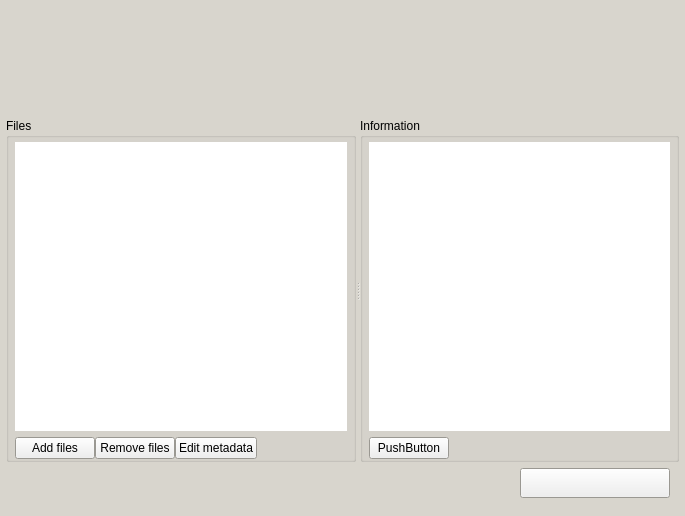
<?xml version="1.0" encoding="UTF-8"?>
<ui version="4.0">
 <class>PiqlIngestMainWindow</class>
 <widget class="QMainWindow" name="PiqlIngestMainWindow">
  <property name="geometry">
   <rect>
    <x>0</x>
    <y>0</y>
    <width>685</width>
    <height>516</height>
   </rect>
  </property>
  <property name="sizePolicy">
   <sizepolicy hsizetype="Preferred" vsizetype="Preferred">
    <horstretch>0</horstretch>
    <verstretch>0</verstretch>
   </sizepolicy>
  </property>
  <property name="palette">
   <palette>
    <active>
     <colorrole role="Base">
      <brush brushstyle="SolidPattern">
       <color alpha="255">
        <red>255</red>
        <green>255</green>
        <blue>255</blue>
       </color>
      </brush>
     </colorrole>
     <colorrole role="Window">
      <brush brushstyle="SolidPattern">
       <color alpha="255">
        <red>216</red>
        <green>213</green>
        <blue>205</blue>
       </color>
      </brush>
     </colorrole>
    </active>
    <inactive>
     <colorrole role="Base">
      <brush brushstyle="SolidPattern">
       <color alpha="255">
        <red>255</red>
        <green>255</green>
        <blue>255</blue>
       </color>
      </brush>
     </colorrole>
     <colorrole role="Window">
      <brush brushstyle="SolidPattern">
       <color alpha="255">
        <red>216</red>
        <green>213</green>
        <blue>205</blue>
       </color>
      </brush>
     </colorrole>
    </inactive>
    <disabled>
     <colorrole role="Base">
      <brush brushstyle="SolidPattern">
       <color alpha="255">
        <red>216</red>
        <green>213</green>
        <blue>205</blue>
       </color>
      </brush>
     </colorrole>
     <colorrole role="Window">
      <brush brushstyle="SolidPattern">
       <color alpha="255">
        <red>216</red>
        <green>213</green>
        <blue>205</blue>
       </color>
      </brush>
     </colorrole>
    </disabled>
   </palette>
  </property>
  <property name="windowTitle">
   <string>-</string>
  </property>
  <property name="windowIcon">
   <iconset resource="../resources.qrc">
    <normaloff>:/images/gui/resources/icon_16x16.png</normaloff>:/images/gui/resources/icon_16x16.png</iconset>
  </property>
  <widget class="QWidget" name="centralwidget">
   <layout class="QVBoxLayout" name="verticalLayout_4">
    <property name="leftMargin">
     <number>0</number>
    </property>
    <property name="topMargin">
     <number>0</number>
    </property>
    <property name="rightMargin">
     <number>0</number>
    </property>
    <property name="bottomMargin">
     <number>0</number>
    </property>
    <item>
     <layout class="QVBoxLayout" name="verticalLayout_3" stretch="0,1">
      <item>
       <layout class="QHBoxLayout" name="horizontalLayout_3">
        <property name="spacing">
         <number>0</number>
        </property>
        <item>
         <widget class="QLabel" name="primaryLogo">
          <property name="sizePolicy">
           <sizepolicy hsizetype="MinimumExpanding" vsizetype="MinimumExpanding">
            <horstretch>0</horstretch>
            <verstretch>0</verstretch>
           </sizepolicy>
          </property>
          <property name="minimumSize">
           <size>
            <width>323</width>
            <height>106</height>
           </size>
          </property>
          <property name="maximumSize">
           <size>
            <width>323</width>
            <height>106</height>
           </size>
          </property>
          <property name="text">
           <string/>
          </property>
          <property name="pixmap">
           <pixmap resource="../resources.qrc">:/images/gui/resources/banner.png</pixmap>
          </property>
          <property name="scaledContents">
           <bool>true</bool>
          </property>
         </widget>
        </item>
        <item>
         <widget class="QLabel" name="secondaryLogo">
          <property name="sizePolicy">
           <sizepolicy hsizetype="MinimumExpanding" vsizetype="MinimumExpanding">
            <horstretch>0</horstretch>
            <verstretch>0</verstretch>
           </sizepolicy>
          </property>
          <property name="minimumSize">
           <size>
            <width>1</width>
            <height>1</height>
           </size>
          </property>
          <property name="maximumSize">
           <size>
            <width>1</width>
            <height>1</height>
           </size>
          </property>
          <property name="text">
           <string/>
          </property>
          <property name="pixmap">
           <pixmap/>
          </property>
          <property name="scaledContents">
           <bool>true</bool>
          </property>
         </widget>
        </item>
        <item>
         <spacer name="horizontalSpacer">
          <property name="orientation">
           <enum>Qt::Horizontal</enum>
          </property>
          <property name="sizeHint" stdset="0">
           <size>
            <width>40</width>
            <height>20</height>
           </size>
          </property>
         </spacer>
        </item>
        <item>
         <widget class="QLabel" name="rightLogo">
          <property name="sizePolicy">
           <sizepolicy hsizetype="MinimumExpanding" vsizetype="MinimumExpanding">
            <horstretch>0</horstretch>
            <verstretch>0</verstretch>
           </sizepolicy>
          </property>
          <property name="minimumSize">
           <size>
            <width>338</width>
            <height>106</height>
           </size>
          </property>
          <property name="maximumSize">
           <size>
            <width>338</width>
            <height>106</height>
           </size>
          </property>
          <property name="text">
           <string/>
          </property>
          <property name="pixmap">
           <pixmap resource="../resources.qrc">:/images/gui/resources/banner_right.png</pixmap>
          </property>
          <property name="scaledContents">
           <bool>true</bool>
          </property>
         </widget>
        </item>
       </layout>
      </item>
      <item>
       <layout class="QVBoxLayout" name="verticalLayout_2">
        <property name="spacing">
         <number>0</number>
        </property>
        <property name="leftMargin">
         <number>6</number>
        </property>
        <property name="topMargin">
         <number>6</number>
        </property>
        <property name="rightMargin">
         <number>6</number>
        </property>
        <property name="bottomMargin">
         <number>6</number>
        </property>
        <item>
         <widget class="QSplitter" name="splitter">
          <property name="orientation">
           <enum>Qt::Horizontal</enum>
          </property>
          <widget class="QGroupBox" name="groupBox">
           <property name="title">
            <string>Files</string>
           </property>
           <property name="flat">
            <bool>false</bool>
           </property>
           <layout class="QVBoxLayout" name="verticalLayout_files">
            <property name="spacing">
             <number>0</number>
            </property>
            <property name="leftMargin">
             <number>6</number>
            </property>
            <property name="topMargin">
             <number>4</number>
            </property>
            <property name="rightMargin">
             <number>6</number>
            </property>
            <property name="bottomMargin">
             <number>0</number>
            </property>
            <item>
             <widget class="QTreeWidget" name="treeWidget">
              <property name="frameShape">
               <enum>QFrame::NoFrame</enum>
              </property>
              <attribute name="headerVisible">
               <bool>false</bool>
              </attribute>
              <column>
               <property name="text">
                <string notr="true">1</string>
               </property>
              </column>
             </widget>
            </item>
            <item>
             <layout class="QHBoxLayout" name="horizontalLayout_files2">
              <property name="spacing">
               <number>0</number>
              </property>
              <property name="topMargin">
               <number>6</number>
              </property>
              <item>
               <widget class="QPushButton" name="addFilesButton">
                <property name="text">
                 <string>Add files</string>
                </property>
               </widget>
              </item>
              <item>
               <widget class="QPushButton" name="deleteFilesButton">
                <property name="text">
                 <string>Remove files</string>
                </property>
                <property name="shortcut">
                 <string>Del</string>
                </property>
               </widget>
              </item>
              <item>
               <widget class="QPushButton" name="editMetadataButton">
                <property name="text">
                 <string>Edit metadata</string>
                </property>
                <property name="shortcut">
                 <string>Return</string>
                </property>
               </widget>
              </item>
              <item>
               <spacer name="horizontalSpacer_files2">
                <property name="orientation">
                 <enum>Qt::Horizontal</enum>
                </property>
                <property name="sizeHint" stdset="0">
                 <size>
                  <width>40</width>
                  <height>20</height>
                 </size>
                </property>
               </spacer>
              </item>
             </layout>
            </item>
           </layout>
          </widget>
          <widget class="QGroupBox" name="groupBox_2">
           <property name="title">
            <string>Information</string>
           </property>
           <layout class="QVBoxLayout" name="verticalLayout">
            <property name="spacing">
             <number>0</number>
            </property>
            <property name="leftMargin">
             <number>6</number>
            </property>
            <property name="topMargin">
             <number>4</number>
            </property>
            <property name="rightMargin">
             <number>6</number>
            </property>
            <property name="bottomMargin">
             <number>0</number>
            </property>
            <item>
             <widget class="QPlainTextEdit" name="informationView">
              <property name="font">
               <font>
                <family>Courier New</family>
               </font>
              </property>
              <property name="frameShape">
               <enum>QFrame::NoFrame</enum>
              </property>
             </widget>
            </item>
            <item>
             <layout class="QHBoxLayout" name="horizontalLayout_2">
              <property name="spacing">
               <number>0</number>
              </property>
              <property name="topMargin">
               <number>6</number>
              </property>
              <item>
               <widget class="QPushButton" name="placeHolderButton">
                <property name="text">
                 <string>PushButton</string>
                </property>
               </widget>
              </item>
              <item>
               <spacer name="horizontalSpacer_2">
                <property name="orientation">
                 <enum>Qt::Horizontal</enum>
                </property>
                <property name="sizeHint" stdset="0">
                 <size>
                  <width>40</width>
                  <height>20</height>
                 </size>
                </property>
               </spacer>
              </item>
             </layout>
            </item>
           </layout>
          </widget>
         </widget>
        </item>
        <item>
         <layout class="QHBoxLayout" name="horizontalLayout">
          <property name="spacing">
           <number>0</number>
          </property>
          <property name="leftMargin">
           <number>6</number>
          </property>
          <property name="topMargin">
           <number>6</number>
          </property>
          <property name="rightMargin">
           <number>9</number>
          </property>
          <property name="bottomMargin">
           <number>12</number>
          </property>
          <item>
           <spacer name="horizontalSpacer_3">
            <property name="orientation">
             <enum>Qt::Horizontal</enum>
            </property>
            <property name="sizeHint" stdset="0">
             <size>
              <width>40</width>
              <height>20</height>
             </size>
            </property>
           </spacer>
          </item>
          <item>
           <widget class="QPushButton" name="commitButton">
            <property name="minimumSize">
             <size>
              <width>150</width>
              <height>30</height>
             </size>
            </property>
            <property name="font">
             <font>
              <pointsize>11</pointsize>
              <weight>75</weight>
              <italic>false</italic>
              <bold>true</bold>
             </font>
            </property>
            <property name="flat">
             <bool>false</bool>
            </property>
           </widget>
          </item>
         </layout>
        </item>
       </layout>
      </item>
     </layout>
    </item>
   </layout>
  </widget>
 </widget>
 <resources>
  <include location="../resources.qrc"/>
 </resources>
 <connections/>
</ui>
